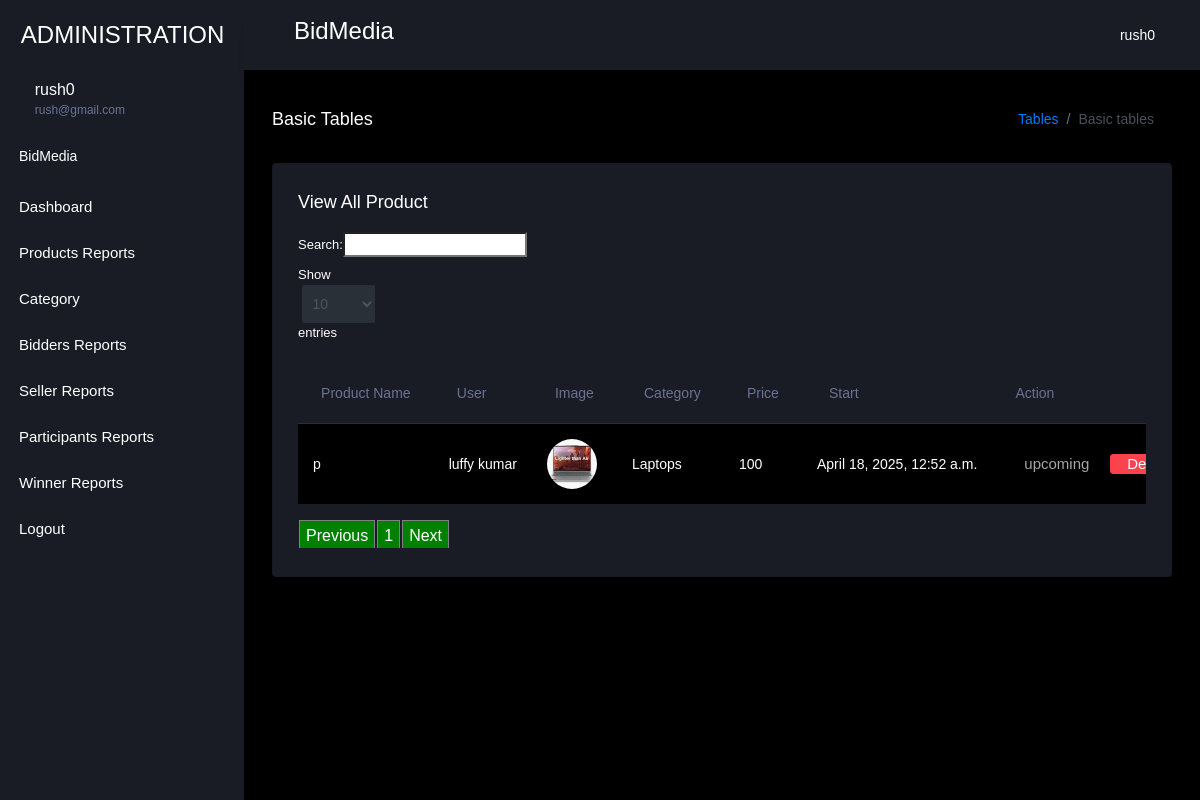
/admin_view_product/ (signed in), run on an earlier commit of the app's database.
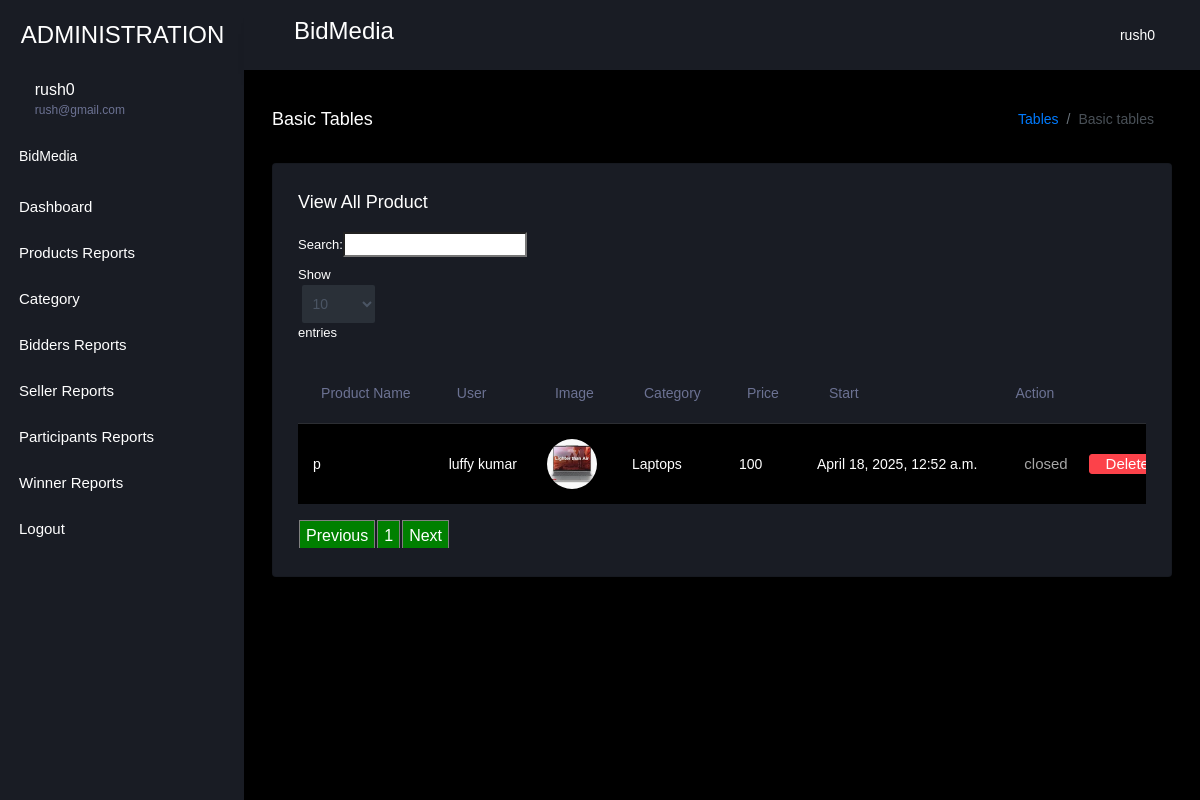
And on a later commit of the database.
### bid_app/models.py (models this page shows, shortened)
class Product(models.Model):
    status  = models.CharField(max_length=100,null=True, default='pending')
    bid_type  = models.CharField(max_length=100,null=True, default='Auction')
    payment_status  = models.CharField(max_length=100,null=True,default='pending')
    winner  = models.ForeignKey(User, on_delete=models.CASCADE, null=True, blank=True, related_name='winner')
    user  = models.ForeignKey(User, on_delete=models.CASCADE, null=True, blank=True, related_name='seller')
    name = models.CharField(max_length=100,null=True)
    min_price = models.IntegerField(null=True)
    final_price = models.IntegerField(null=True)
    interval_price = models.IntegerField(null=True)
    images = models.FileField(null=True)
    session = models.DateTimeField(null=True, blank=True)
    endsession = models.DateTimeField(null=True, blank=True, auto_now_add=True)
    category = models.ForeignKey(Category,on_delete=models.CASCADE,null=True)
    parameter = models.TextField(null=True, default="{}")
    description = models.TextField(null=True, blank=True)
    comment = models.TextField(null=True, blank=True)
    created = models.DateField(auto_now_add=True, null=True, blank=True)
    brand = models.CharField(max_length=100,null=True, blank=True)
    model = models.CharField(max_length=100,null=True, blank=True)
    condition = models.CharField(max_length=100,null=True, blank=True)

class Category(models.Model):
    name = models.CharField(max_length=100,null=True)
    icon = models.FileField(upload_to='category_icons/', null=True, blank=True)
    description = models.TextField(null=True, blank=True)

### bid_app/views.py (the view)
# urls.py: path('admin_view_product/', Admin_product, name="admin_view_product"),
def Admin_product(request):
    if not request.user.is_authenticated:
        return redirect('loginadmin')
    product = Product.objects.filter()
    d ={'pro':product}
    return render(request,'administration/admin_view_product.html',d)

### bid_app/templates/administration/admin_view_product.html (shortened to what this page needs)
{% extends 'administration/index.html' %}
{% load static %}
{% block body %}
<link rel = stylesheet href="https://cdn.datatables.net/1.10.23/css/dataTables.bootstrap.min.css">
<div class="main-panel">
    <div class="content-wrapper">
      <div class="page-header">
        <h3 class="page-title"> Basic Tables </h3>
        <nav aria-label="breadcrumb">
          <ol class="breadcrumb">
            <li class="breadcrumb-item"><a href="#">Tables</a></li>
            <li class="breadcrumb-item active" aria-current="page">Basic tables</li>
          </ol>
        </nav>
      </div>
      <div class="row">
        <div class="col-lg-12 grid-margin stretch-card">
          <div class="card">
            <div class="card-body">
              <h4 class="card-title">View All Product</h4>
              <div class="table-responsive">
                <table class="table table-striped" id="example">
                  <thead>
                    <tr>
                        <th>Product Name</th>
                        <th>User</th>
                        <th>Image</th>
                          <th> Category</th>
                        <th>Price</th>
                           <th> Start</th>
                        <th>Action</th>
                      </tr>
                      </thead>
                       <tbody>
                        {% for i in pro %}
                      <tr>
                        <td>{{i.name}}</td>
                        <td>{% if i.user.is_staff %}{{i.user.username}}{% endif %}{{i.user.first_name}} {{i.user.last_name}}</td>
                        <td><img src="{{i.images.url}}" style="width:50px;height:50px"></td>
                          <td>{{i.category.name}}</td>
                          <td>{{i.min_price}}</td>
                          <td>{{i.session}}</td>
                        <td><a href="{% if i.status == "pending" %}/change_status/{{i.id}}{% else %}#{% endif %}" ><button {% if i.status == "pending" %}class="btn btn-primary"{% else %}class="btn btn-default" disabled{% endif %}>{{i.status}}</button></a>
                        <a href="{% url 'delete_product' i.id %}" onclick="return confirm('Are you sure?')"><button class="btn btn-danger">Delete</button></a>
                        <a href="{% url 'admin_product_detail' i.id %}"><button class="btn btn-info">Detail</button></a></td>
                      </tr>
                        {% empty %}
                    <tr>
                      <td>Data Not Found</td>
                    </tr>
                        {% endfor %}
                        </tbody>
                </table>
              </div>
            </div>
          </div>
        </div>
      </div>
    </div>
{% endblock %}

What changed in the data, as far as the page shows it:
changed Product "luffy": status "upcoming" → "closed"
